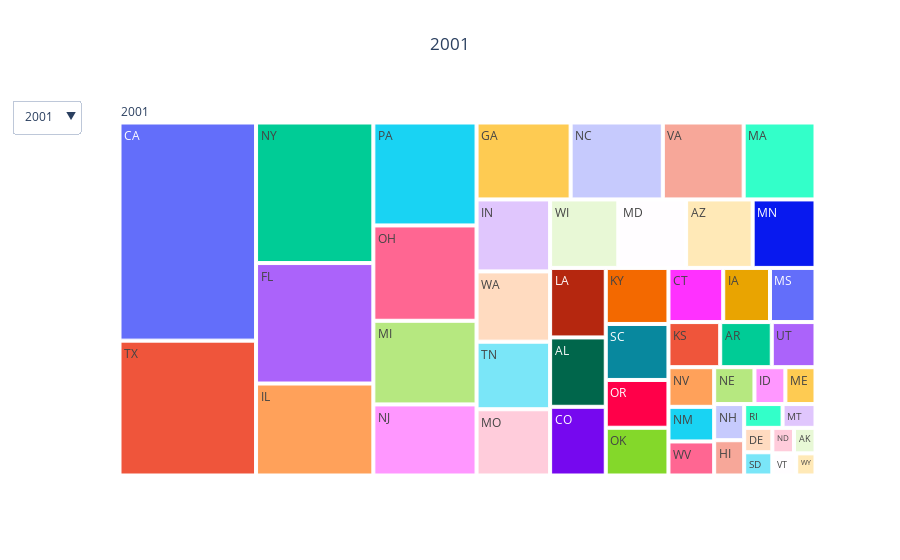

The notebook cell saved with this chart:
### Markdown cell above
## Treemap for the Population in US from 2001 to 2020.

### Code cell
# treemap for the population growth over the years
import plotly.express as px
import plotly.graph_objects as go

# We have a list for every day
# In your case will be gropuby('RuleName')
# here for every element d
# d[0] is the name(key) and d[1] is the dataframe
dfs = list(ann_sales_pop_bystate.groupby("year"))

first_title = dfs[0][0]
traces = []
buttons = []
for i,d in enumerate(dfs):
    visible = [False] * len(dfs)
    visible[i] = True
    name = d[0]
    traces.append(
        px.treemap(d[1],
                   path=['year', 'code', ],
                   values='population', title = 'US Population Treemap').update_traces(visible=True if i==0 else False).data[0]
    )
    buttons.append(dict(label=name,
                        method="update",
                        args=[{"visible":visible},
                              {"title":f"{name}"}]))

updatemenus = [{'active':0, "buttons":buttons}]

fig = go.Figure(data=traces,
                 layout=dict(updatemenus=updatemenus))
fig.update_layout(title=first_title, title_x=0.5)
fig.show()
# uncomment to export the html file in local directory
# import plotly.io as pio
# pio.write_html(fig, file='Treemap_US_Population.html', auto_open=False)

# Code to export to online portal
# uncomment to export the html file in chart_studio portal 
# import chart_studio.plotly as py
# py.plot(fig, filename= 'Treemap_US_Population', auto_open=False)
